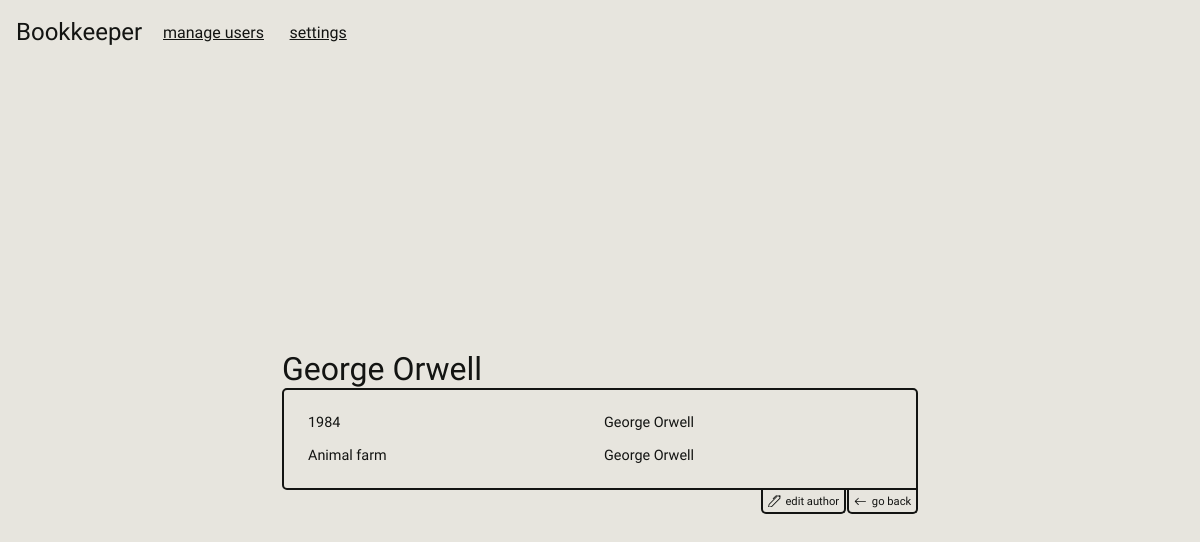
Screenshot of /author/1?go_back=/book/1 with the database file from the repository.
### bookkeeper/database/models.py (models this page shows, shortened)
class Base(DeclarativeBase):
    id      = Column(Integer, primary_key = True)

class AuthorSchema(Base):
    __tablename__ = 'authors'
    name    = Column(String, nullable = False)
    surname = Column(String, nullable = True)
    books = relationship("BookSchema", back_populates = "author")

class BookSchema(Base):
    __tablename__ = "books"
    title   = Column(String, nullable  = False)
    edition = Column(Integer, nullable = True)
    status  = Column(Integer, nullable  = False)
    author_id  = Column(Integer, ForeignKey("authors.id"), nullable = False)
    held_by    = Column(Integer, ForeignKey("users.id"), nullable = True)
    library_id = Column(Integer, ForeignKey("libraries.id"), nullable = False)
    user    = relationship("UserSchema", back_populates = "books")
    author  = relationship("AuthorSchema", back_populates = "books")
    library = relationship("LibrarySchema", back_populates = "books")

### bookkeeper/database/DTO.py (called while the page is built)
    def from_db(author: AuthorSchema):
        return Author(author.name, author.surname, author.id)

    def from_db(user: UserSchema):
        if user: return User(user.name, user.surname, user.id)

    def from_db(library: LibrarySchema):
        return Library(library.name, owned_by=User.from_db(library.user).id, id = library.id, owner = User.from_db(library.user))

    def from_db(book: BookSchema):
        return Book(
            title = book.title,
            author_id = book.author.id,
            edition = book.edition,
            status = book.status,
            library = Library.from_db(book.library),
            library_id=book.library.id,
            user = User.from_db(book.user),
            user_id = book.held_by,
            id = book.id,
            author = Author.from_db(book.author)
        )

### bookkeeper/database/database.py (called while the page is built)
    def __iter__(self):
        if self.message == DBMessage.OBJECT_LIST:
            return self.value.__iter__()
        else: ValueError("this response is not iterable")

    def get_books_by_author_id(self, author_id) -> DBResponse:
        session =  Session(bind = self.engine)
        resp =  DBResponse(DBMessage.OBJECT_LIST, [Book.from_db(obj) for obj in session.query(AuthorSchema).where(AuthorSchema.id == author_id).first().books])
        session.close()
        return resp

    def get_author_by_id(self, id: int) -> DBResponse:
        session = Session(bind = self.engine)
        resp =  DBResponse(DBMessage.OBJECT, Author.from_db(session.query(AuthorSchema).where(AuthorSchema.id == id).first()))
        session.close()
        return resp

### bookkeeper/desktop/__init__.py (called while the page is built)
    def __call__(self, **kwargs):
        return self.action(**kwargs, **self.kwargs)

### bookkeeper/desktop/routes.py (called while the page is built)
def author(id: int, db:Database):
    return render_page("author.html", author = db.get_author_by_id(id).value, books = db.get_books_by_author_id(id))

### bookkeeper/desktop/utils.py (called while the page is built)
def render_page(template, **kwargs):
    mode = get_setting("dark-mode", False)
    go_back = get_arg("go_back")
    return render_template(template, mode= "dark" if mode else "light", go_back = go_back, **kwargs)

def get_arg(arg_name: str, cast_to :type = str):
    try:
        ans = request.args[arg_name]
    except: return None
    try:
        return cast_to(ans)
    except:
        return None

### bookkeeper/desktop/templates/author.html (shortened to what this page needs)
{% extends "base.html" %}
{% block head%}
<link rel="stylesheet" href="{{ url_for('static', filename='css/author.css') }}">
{% endblock %}
{% block body %}
<div class="contianer">
    <h1>{{author.name}} {{author.surname}}</h1>
    <div class="author">
        {%for book in books%}
            <a href = "/book/{{book.id|string}}?go_back={{url_for(request.endpoint, **request.view_args)}}" class="row">
                <p>{{book.title}}</p>
                <p>{{author.name}} {{author.surname}}</p>
            </a>
        {%endfor%}
    </div>
    <div class="go-back">
        <a href="/edit-author/{{author.id|string}}">edit author</a>
<a href='{{go_back}}' > <svg xmlns="http://www.w3.org/2000/svg"   class="bi bi-arrow-left" viewBox="0 0 16 16">
  <path fill-rule="evenodd" d="M15 8a.5.5 0 0 0-.5-.5H2.707l3.147-3.146a.5.5 0 1 0-.708-.708l-4 4a.5.5 0 0 0 0 .708l4 4a.5.5 0 0 0 .708-.708L2.707 8.5H14.5A.5.5 0 0 0 15 8"/>
</svg> go back</a>
    </div>
</div>
{% endblock %}

### bookkeeper/desktop/static/css/global.css (style rules this page uses)
* { padding: 0; margin: 0; font-family: "MedievalSharp", cursive; font-weight: 400; font-style: normal; }
.light { --background-color: #e7e5de; --text-color: #131412; --input-background-color: #d8d7d2; }
body { background-color: var(--background-color); color: var(--text-color); height:100vh; padding: 0;; overflow-y: scroll; }
.go-back { width:100%; text-align: right; display: flex; justify-content: right; gap:.1rem }
.go-back a { border: 2px solid var(--text-color); border-top: 0; border-radius: 0 0 5px 5px; font-size: .7rem; color: var(--text-color); padding: .3rem; text-decoration: none; transition: .1s; display: flex; align-items: center; gap: .3rem; }
.go-back svg { font-size: 70%; width:.8rem; fill: var(--text-color); }

### bookkeeper/desktop/static/css/author.css (style rules this page uses)
.author { border: 2px solid var(--text-color); border-radius: 5px 5px 0px 5px; min-width:50vw; max-width: 90vw; padding: 1rem; }
.row { color: var(--text-color); text-decoration: none; font-size: 90%; padding: .5rem; display: grid; grid-template-columns: 1fr 1fr; transition: .1s; gap:.5rem; }

### rows the page displays
AuthorSchema: name "George", surname "Orwell"
BookSchema: title "1984"
BookSchema: title "Animal farm"
